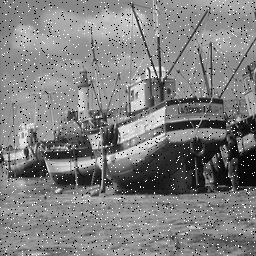
%> input picture lab2/Boat2.tif, 256 x 256 px, given in place of landscape.jpg, which was not available
$ octave partA.m   (GNU Octave 9; MATLAB toolbox functions it lacks are replaced by stand-ins)
%> lines starting %> are read from the running program, lines starting %| are printed output that depends on the picture; pictures that were not available may be replaced by others from this repository, and a replacement may not be noted
pkg load image

function partA(imgname)
%> called with imgname = 'landscape.jpg'
    % Read and display.
    img = imread(imgname);
%> img is the input picture: size 256x256 uint8; min 0, max 255, mean 127.7
    figure, imshow(img);

    % Convert to grayscale.
    gs = rgb2gray(img);

    % Find min and max intensities and their corresponding spatial coords.
    minVal = min(min(gs));
%> minVal = 0
    [minX, minY] = find(gs == minVal);
%> minX = 1711 values from 1 to 256; minY = 1711 values from 1 to 256
    maxVal = max(max(gs));
%> maxVal = 255
    [maxX, maxY] = find(gs == maxVal);
%> maxX = 1584 values from 1 to 256; maxY = 1584 values from 1 to 256

    whos gs

    % Scale down
    gs2 = gs(1:2:end, 1:2:end);
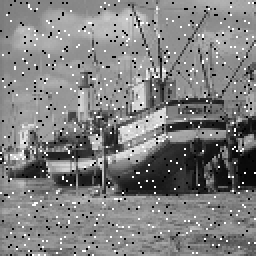
%> gs2: size 128x128 uint8 (shown 2 times larger); min 0, max 255, mean 127.8
    gs3 = gs(1:4:end, 1:4:end);
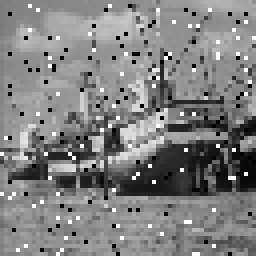
%> gs3: size 64x64 uint8 (shown 4 times larger); min 0, max 255, mean 127.5
    gs4 = gs(1:8:end, 1:8:end);
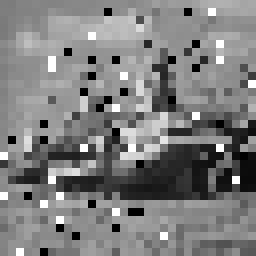
%> gs4: size 32x32 uint8 (shown 8 times larger); min 0, max 255, mean 125.7
    gs5 = gs(1:16:end, 1:16:end);
    figure, imshow(gs2)
    figure, imshow(gs3)
    figure, imshow(gs4)
    figure, imshow(gs5)
endfunction

partA('landscape.jpg');
pause()
%partA('IMG_1677.jpg');
